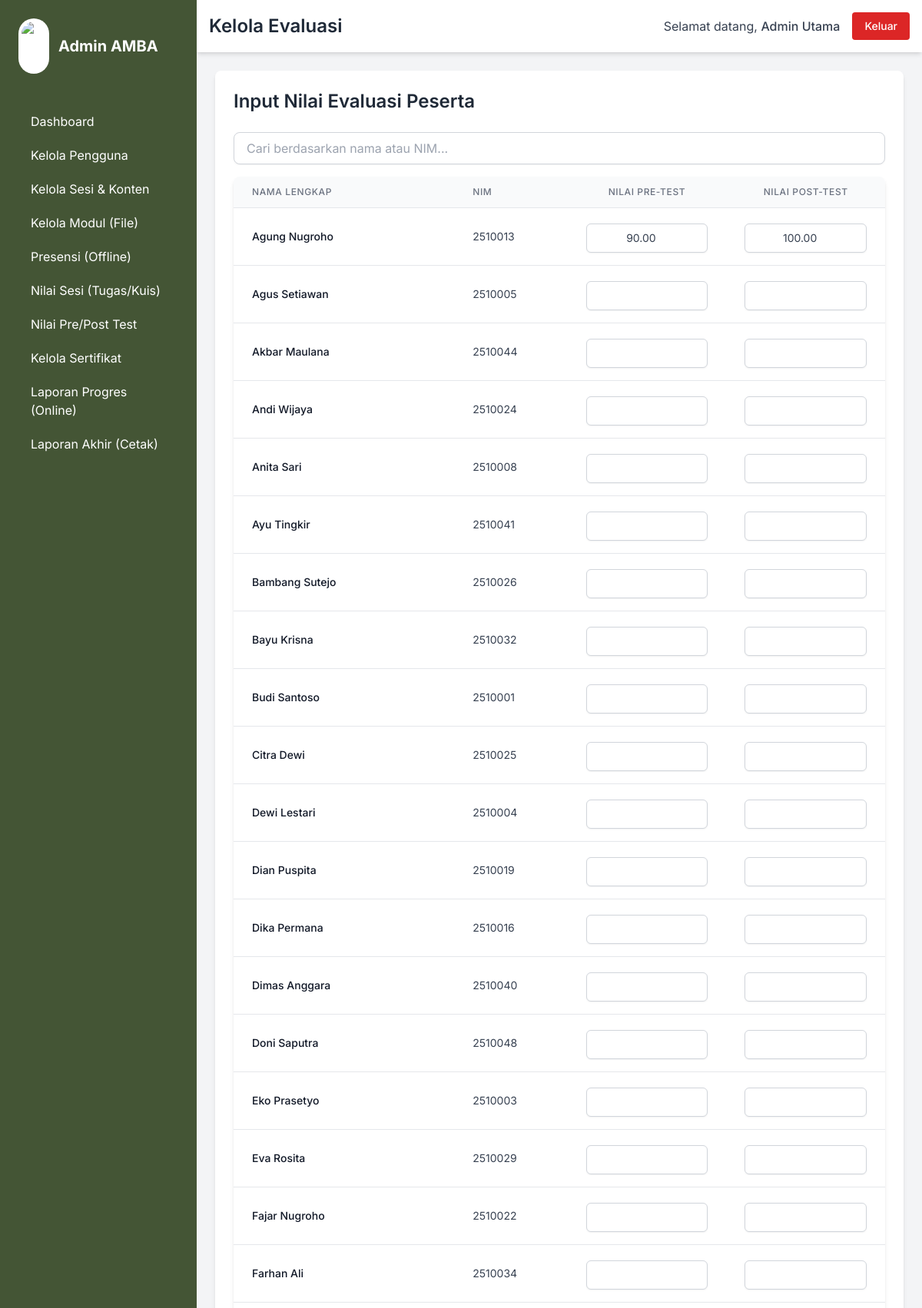
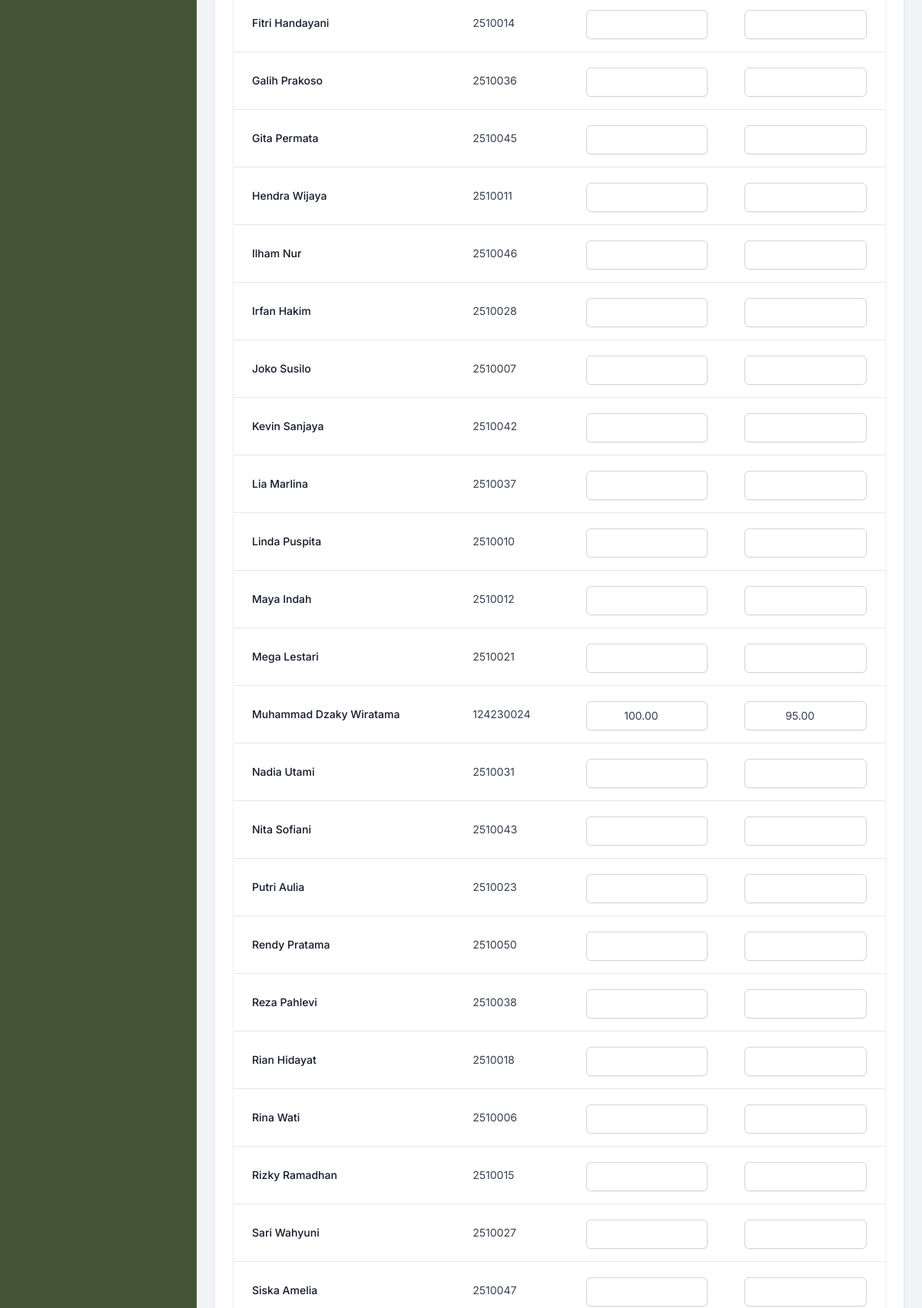
Screenshot of /admin/kelola_evaluasi.php (signed in, upper part) with the database file from the repository (2 pictures, top to bottom).
### tables this page shows
CREATE TABLE `pengguna` (
  `id_pengguna` int(11) NOT NULL,
  `nama_lengkap` varchar(100) NOT NULL,
  `email` varchar(100) NOT NULL,
  `kata_sandi` varchar(255) NOT NULL,
  `nomor_induk` varchar(20) DEFAULT NULL,
  `peran` enum('admin','mahasiswa') NOT NULL DEFAULT 'mahasiswa'
);

CREATE TABLE `evaluasi` (
  `id_evaluasi` int(11) NOT NULL,
  `id_pendaftaran` int(11) DEFAULT NULL,
  `nilai_pretest` decimal(5,2) DEFAULT NULL,
  `nilai_posttest` decimal(5,2) DEFAULT NULL
);

### admin/kelola_evaluasi.php (the view, shortened to what this page needs)
<?php
require_once __DIR__ . '/../konfigurasi/koneksi_db.php';
require_once __DIR__ . '/../templat/header_admin.php';
$id_pelatihan_default = 1;
try {
    $stmt_peserta = $pdo->prepare("SELECT p.nama_lengkap, p.nomor_induk, pp.id_pendaftaran, e.id_evaluasi, e.nilai_pretest, e.nilai_posttest FROM pengguna p JOIN pendaftaran_pelatihan pp ON p.id_pengguna = pp.id_pengguna LEFT JOIN evaluasi e ON pp.id_pendaftaran = e.id_pendaftaran WHERE pp.id_pelatihan = ? AND p.peran = 'mahasiswa' ORDER BY p.nama_lengkap");
    $stmt_peserta->execute([$id_pelatihan_default]);
    $daftar_peserta = $stmt_peserta->fetchAll();
} catch (PDOException $e) {
    $error = 'Gagal mengambil data peserta: ' . $e->getMessage();
    $daftar_peserta = [];
}
?>
<div class="bg-white p-6 rounded-lg shadow-md">
    <h2 class="text-2xl font-semibold text-gray-800 mb-6">Input Nilai Evaluasi Peserta</h2>
    <div class="mb-4">
        <input type="text" id="pencarian-evaluasi"
               placeholder="Cari berdasarkan nama atau NIM..."
               class="w-full px-4 py-2 border border-gray-300 rounded-lg shadow-sm focus:outline-none focus:ring-2 focus:ring-amba-hijau-tua">
    </div>
    <form action="kelola_evaluasi.php" method="POST">
        <div class="bg-white shadow-md rounded-lg overflow-x-auto">
            <table class="min-w-full divide-y divide-gray-200">
                <thead class="bg-gray-50">
                    <tr>
                        <th scope="col" class="px-6 py-3 text-left text-xs font-medium text-gray-500 uppercase tracking-wider">Nama Lengkap</th>
                        <th scope="col" class="px-6 py-3 text-left text-xs font-medium text-gray-500 uppercase tracking-wider">NIM</th>
                        <th scope="col" class="px-6 py-3 text-center text-xs font-medium text-gray-500 uppercase tracking-wider">Nilai Pre-Test</th>
                        <th scope="col" class="px-6 py-3 text-center text-xs font-medium text-gray-500 uppercase tracking-wider">Nilai Post-Test</th>
                    </tr>
                </thead>
                <tbody class="bg-white divide-y divide-gray-200" id="tabel-evaluasi">
                    <?php foreach ($daftar_peserta as $peserta): ?>
                        <tr>
                            <td class="px-6 py-4 whitespace-nowrap text-sm font-medium text-gray-900"><?php echo htmlspecialchars($peserta['nama_lengkap']); ?></td>
                            <td class="px-6 py-4 whitespace-nowrap text-sm text-gray-700"><?php echo htmlspecialchars($peserta['nomor_induk']); ?></td>
                            <td class="px-6 py-4 whitespace-nowrap text-sm text-gray-700">
                                <input type="number" step="0.01" min="0" max="100" name="nilai[<?php echo $peserta['id_pendaftaran']; ?>][pretest]" value="<?php echo htmlspecialchars($peserta['nilai_pretest'] ?? ''); ?>" class="mt-1 block w-full px-3 py-2 border border-gray-300 rounded-md shadow-sm focus:outline-none focus:ring-amba-hijau-tua focus:border-amba-hijau-tua text-center">
                            </td>
                            <td class="px-6 py-4 whitespace-nowrap text-sm text-gray-700">
                                <input type="number" step="0.01" min="0" max="100" name="nilai[<?php echo $peserta['id_pendaftaran']; ?>][posttest]" value="<?php echo htmlspecialchars($peserta['nilai_posttest'] ?? ''); ?>" class="mt-1 block w-full px-3 py-2 border border-gray-300 rounded-md shadow-sm focus:outline-none focus:ring-amba-hijau-tua focus:border-amba-hijau-tua text-center">
                            </td>
                        </tr>
                    <?php endforeach; ?>
                </tbody>
            </table>
        </div>
    </form>
</div>
<?php
require_once __DIR__ . '/../templat/footer_admin.php';
?>

### rows the page displays
pengguna: nama_lengkap "Agung Nugroho", nomor_induk "2510013", nilai_pretest "90.00", nilai_posttest "100.00"
pengguna: nama_lengkap "Agus Setiawan", nomor_induk "2510005"
pengguna: nama_lengkap "Akbar Maulana", nomor_induk "2510044"
pengguna: nama_lengkap "Andi Wijaya", nomor_induk "2510024"
pengguna: nama_lengkap "Anita Sari", nomor_induk "2510008"
pengguna: nama_lengkap "Ayu Tingkir", nomor_induk "2510041"
pengguna: nama_lengkap "Bambang Sutejo", nomor_induk "2510026"
pengguna: nama_lengkap "Bayu Krisna", nomor_induk "2510032"
pengguna: nama_lengkap "Budi Santoso", nomor_induk "2510001"
pengguna: nama_lengkap "Citra Dewi", nomor_induk "2510025"
pengguna: nama_lengkap "Dewi Lestari", nomor_induk "2510004"
pengguna: nama_lengkap "Dian Puspita", nomor_induk "2510019"
pengguna: nama_lengkap "Dika Permana", nomor_induk "2510016"
pengguna: nama_lengkap "Dimas Anggara", nomor_induk "2510040"
pengguna: nama_lengkap "Doni Saputra", nomor_induk "2510048"
pengguna: nama_lengkap "Eko Prasetyo", nomor_induk "2510003"
pengguna: nama_lengkap "Eva Rosita", nomor_induk "2510029"
pengguna: nama_lengkap "Fajar Nugroho", nomor_induk "2510022"
pengguna: nama_lengkap "Farhan Ali", nomor_induk "2510034"
pengguna: nama_lengkap "Fitri Handayani", nomor_induk "2510014"
pengguna: nama_lengkap "Galih Prakoso", nomor_induk "2510036"
pengguna: nama_lengkap "Gita Permata", nomor_induk "2510045"
pengguna: nama_lengkap "Hendra Wijaya", nomor_induk "2510011"
pengguna: nama_lengkap "Ilham Nur", nomor_induk "2510046"
pengguna: nama_lengkap "Irfan Hakim", nomor_induk "2510028"
pengguna: nama_lengkap "Joko Susilo", nomor_induk "2510007"
pengguna: nama_lengkap "Kevin Sanjaya", nomor_induk "2510042"
pengguna: nama_lengkap "Lia Marlina", nomor_induk "2510037"
pengguna: nama_lengkap "Linda Puspita", nomor_induk "2510010"
pengguna: nama_lengkap "Maya Indah", nomor_induk "2510012"
pengguna: nama_lengkap "Mega Lestari", nomor_induk "2510021"
pengguna: nama_lengkap "Muhammad Dzaky Wiratama", nomor_induk "124230024", nilai_pretest "100.00", nilai_posttest "95.00"
pengguna: nama_lengkap "Nadia Utami", nomor_induk "2510031"
pengguna: nama_lengkap "Nita Sofiani", nomor_induk "2510043"
pengguna: nama_lengkap "Putri Aulia", nomor_induk "2510023"
pengguna: nama_lengkap "Rendy Pratama", nomor_induk "2510050"
pengguna: nama_lengkap "Reza Pahlevi", nomor_induk "2510038"
pengguna: nama_lengkap "Rian Hidayat", nomor_induk "2510018"
pengguna: nama_lengkap "Rina Wati", nomor_induk "2510006"
pengguna: nama_lengkap "Rizky Ramadhan", nomor_induk "2510015"
pengguna: nama_lengkap "Sari Wahyuni", nomor_induk "2510027"
pengguna: nama_lengkap "Siska Amelia", nomor_induk "2510047"

### other values shown
$judul_halaman "Kelola Evaluasi"
$_SESSION['nama_lengkap'] "Admin Utama"
